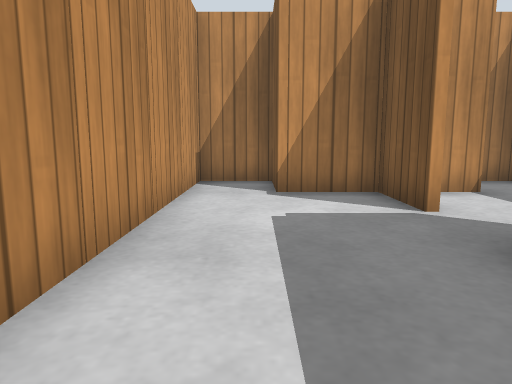
[1] (above)

24 first-person views from a walk through a world built for the Gazebo simulator. The camera is 0.5 m above the floor, tilts 8° down and sees 70° across. The floor is counted in squares, 0.5 m on a side. Each view is taken from the middle of a square. On the plan, view 1 faces up. The plan holds only what a view shows up to about 13 squares ahead; the rest is blank. Simple patterns stand in for the simulator's built-in surfaces.

[2]
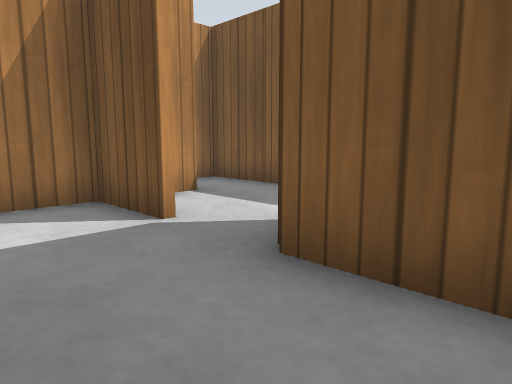

[3]
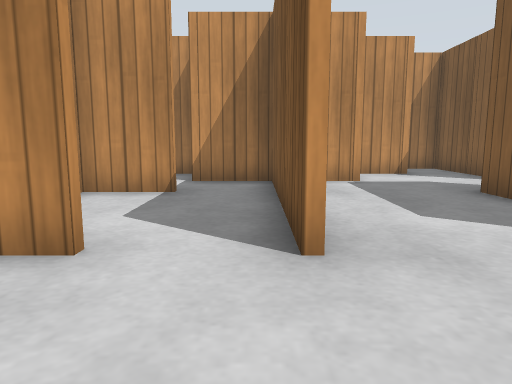

[4]
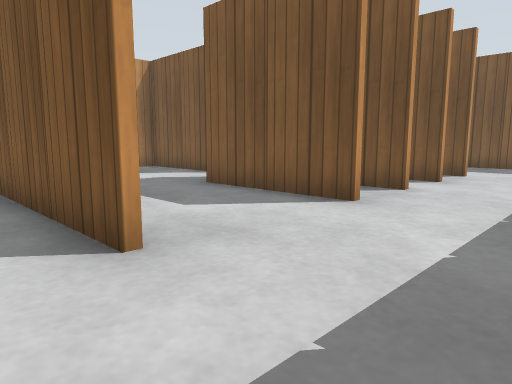

[5]
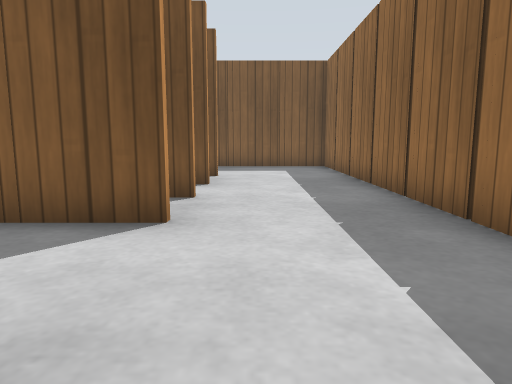

[6]
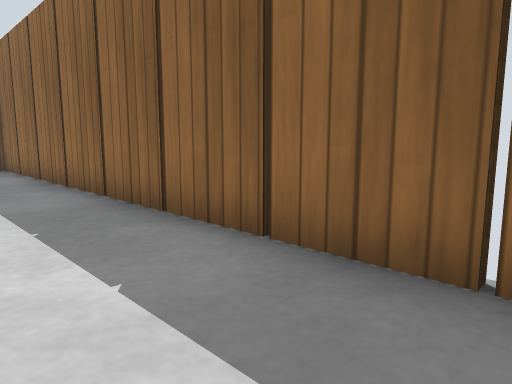

[7]
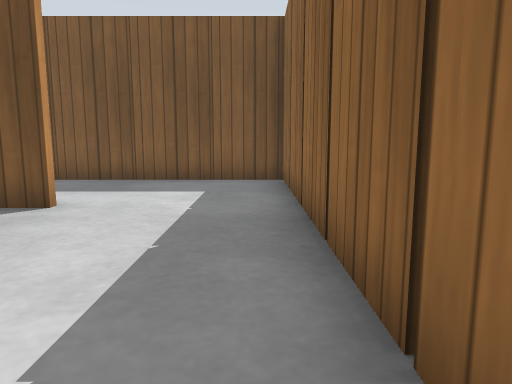

[8]
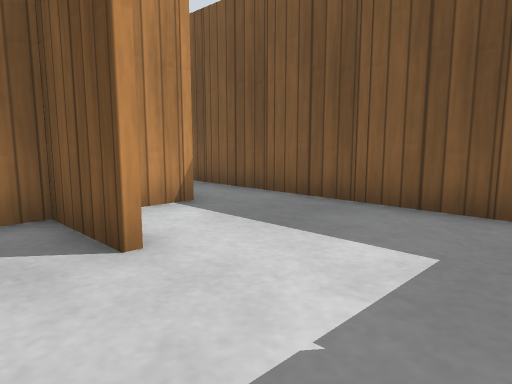

[9]
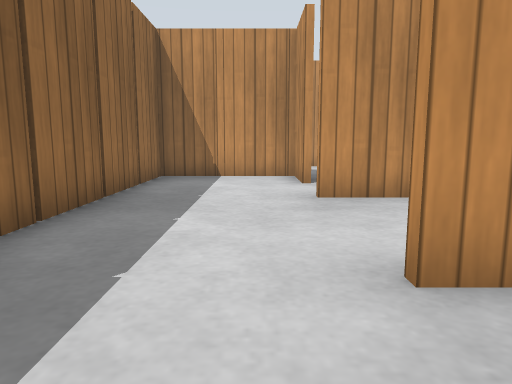

[10]
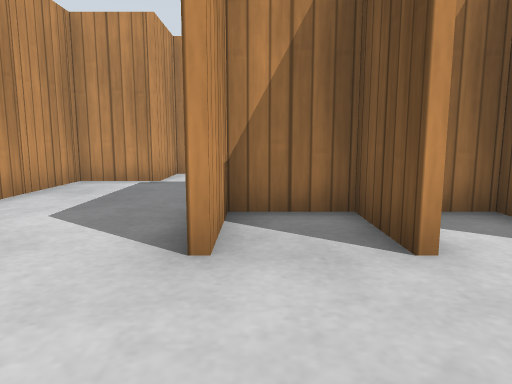

[11]
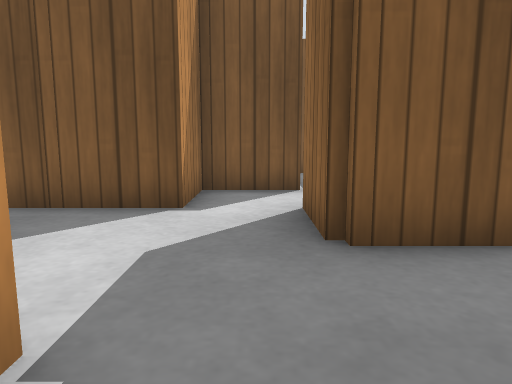

[12]
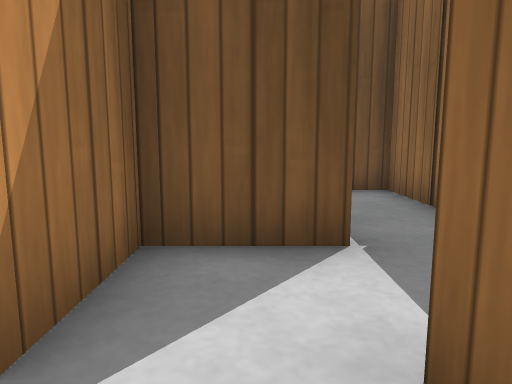

[13]
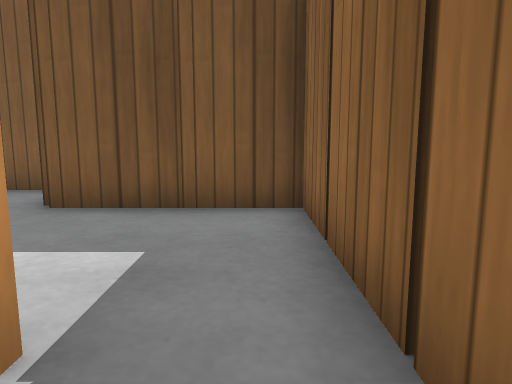

[14]
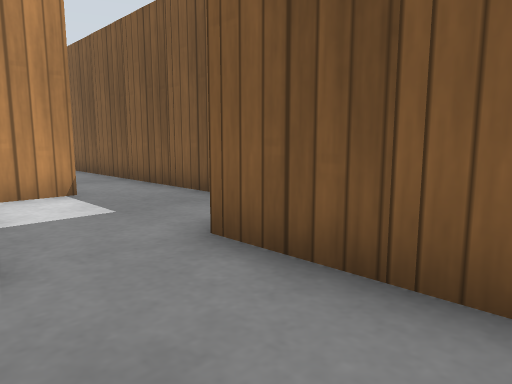

[15]
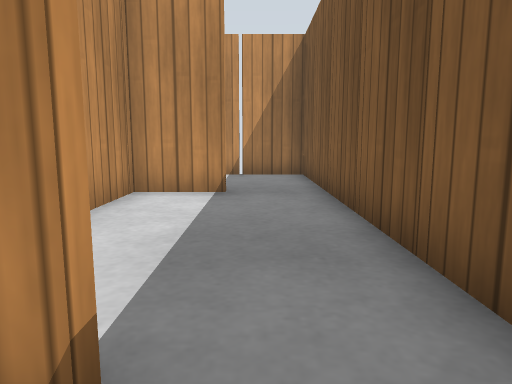

[16]
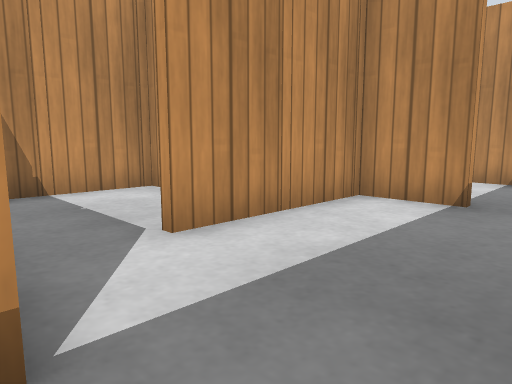

[17]
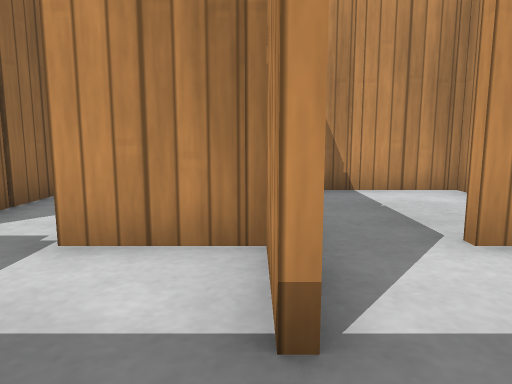

[18]
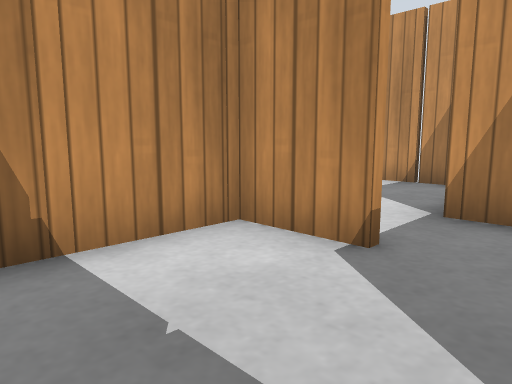

[19]
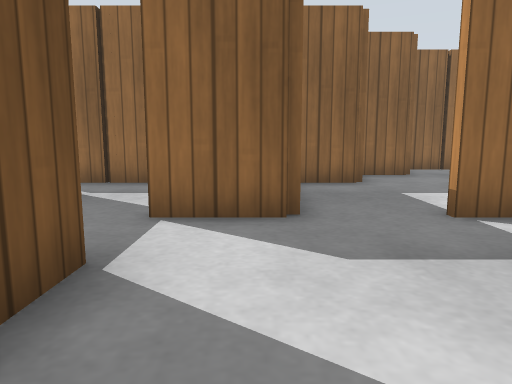

[20]
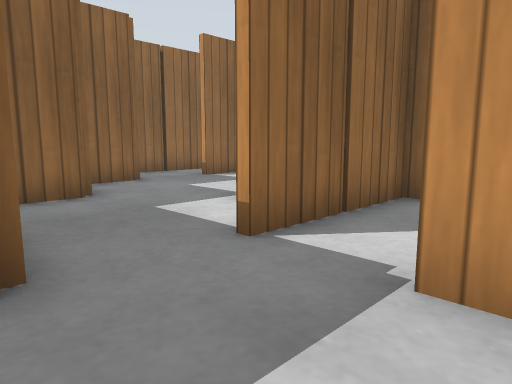

[21]
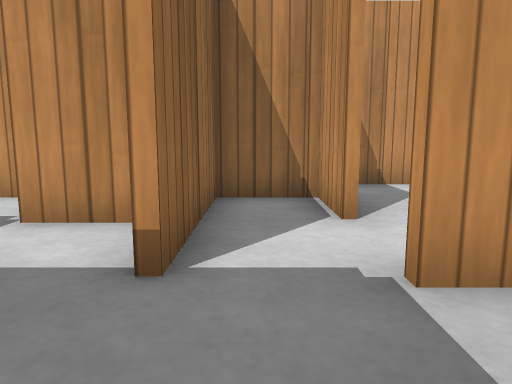

[22]
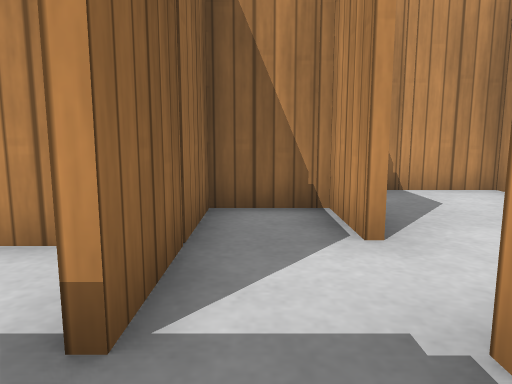

[23]
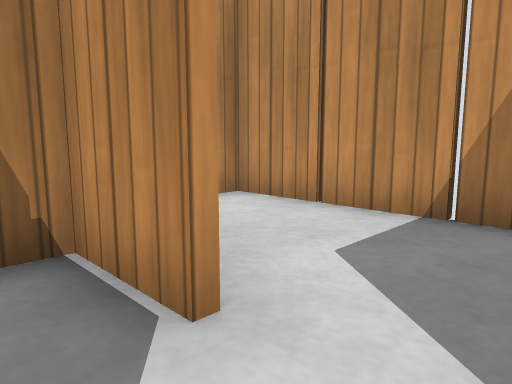

[24]
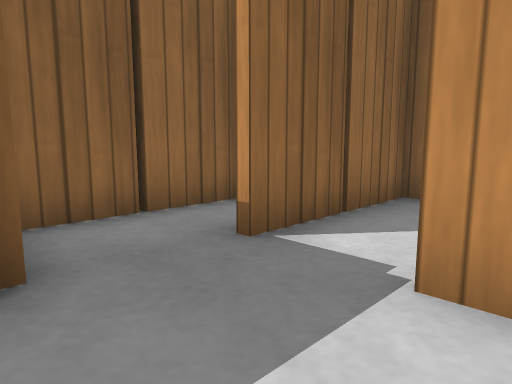

### Floor plan
Points are (right, up) in squares from view 1. A wall is a line through its corners. A room is listed if a view was taken in it or the views show most of it. See-through windows are left out.
Room 1 (views 1, 2, 3, 4, 5, 6, 7, 8, 9, 10, 11, 12, 13, 14, 15, 16, 17, 18, 19, 20, 21, 22, 23, 24)
walls: (13.5, 9.1) (12.4, 9.1) (12.4, 13.1); (11.4, 7.3) (12.5, 7.3); (10.6, 11.1) (9.4, 11.1); (14.4, 7) (14.4, 8.5); (8.6, 10.5) (8.6, 9.1) (7.5, 9.1); (11.5, 13.3) (12, 13.3); (10.6, 4.5) (10.6, 3); (6.6, 8.5) (6.6, 7.4); (16.6, 12.6) (16.6, 11); (12.4, 3) (12.4, 4.5); (10.4, 3) (10.4, 7); (5.6, 9.1) (4.4, 9.1); (14.4, 3) (14.4, 3.9); (17.4, 5.3) (18.4, 5.3) (18.4, 9); (6.6, 4.5) (6.6, 3); (16.4, 3) (16.4, 4.5); (18.6, 5.1) (17.6, 5.1); (18.5, 13.1) (17.4, 13.1); (4.5, 7.1) (3.5, 7.1); (6.4, 3) (6.4, 8.5); (8.6, 16.5) (8.6, 15); (13.4, 17.3) (14.5, 17.3); (14.5, 17.1) (12.6, 17.1) (12.6, 15.4); (20.4, 10.2) (20.4, 22.9) (17.4, 22.9); (9.5, 17.3) (10.5, 17.3); (16.6, 16.5) (16.6, 15); (4.5, 3.1) (2.6, 3.1) (2.6, 1.5); (2.4, 5) (2.4, 6.5); (16.6, 18.5) (16.6, 17.4); (15.2, 19.1) (14.4, 19.1) (14.4, 20.1); (1.5, 7.1) (0.4, 7.1); (8.5, 19.1) (7.5, 19.1); (6.6, 18.5) (6.6, 17.3) (7.6, 17.3); (18.5, 19.1) (17.5, 19.1); (2.4, 1.4) (2.4, 3); (2.6, 0.6) (2.6, -0.7) (20.4, -0.7) (20.4, 7.8); (-1.4, 6.5) (-1.4, 5.4); (13.2, 22.9) (12.5, 22.9); (-1.4, 4.5) (-1.4, 3.4); (9.2, 22.9) (6.5, 22.9)
low walls: (10.6, 19.8) (10.6, 19); (-1.4, 2.5) (-1.4, 1.9)
ways out: opening at (-1.5, 7.5); opening at (4.5, 22); opening at (7, 12.5)
objects: wooden post (-2, 3); wooden post (-2, 5); wooden post (2, 1); wooden post (2, 7); wooden post (3, 3); wooden post (3, 7); wooden post (4, -1); wooden post (6, -1); wooden post (6, 5); wooden post (6, 7); wooden post (6, 9); wooden post (6, 23); wooden post (7, 9); wooden post (7, 19); wooden post (8, -1); wooden post (8, 17); wooden post (8, 23); wooden post (9, 11); wooden post (10, -1); wooden post (10, 5) to (11, 5); wooden post (11, 7); wooden post (11, 13); wooden post (12, -1); wooden post (12, 5); wooden post (12, 11) to (13, 11); wooden post (12, 15); wooden post (12, 23); wooden post (13, 5); wooden post (13, 13); wooden post (13, 17); wooden post (14, -1); wooden post (14, 5); wooden post (14, 9); wooden post (15, 5); wooden post (15, 9); wooden post (16, -1); wooden post (16, 5); wooden post (16, 13); wooden post (16, 17); wooden post (17, 5); wooden post (17, 13); wooden post (17, 19); wooden post (18, -1); wooden post (18, 7); wooden post (18, 23); wooden post (19, 9); wooden post (21, 1); wooden post (21, 3); wooden post (21, 5); wooden post (21, 7); wooden post (21, 11); wooden post (21, 13); wooden post (21, 15); wooden post (21, 17); wooden post (21, 19); wooden post (21, 21)

Where each view was taken, in squares from view 1:
view 1: 0 up, 0 right, facing up
view 2: 1 up, 0 right, facing up-right
view 3: 0 up, 6 right, facing up
view 4: 0 up, 5 right, facing up-right
view 5: 2 up, 6 right, facing right
view 6: 2 up, 6 right, facing down-right
view 7: 0 up, 11 right, facing right
view 8: 0 up, 15 right, facing up-right
view 9: 2 up, 13 right, facing left
view 10: 0 up, 11 right, facing up
view 11: 8 up, 7 right, facing right
view 12: 8 up, 11 right, facing right
view 13: 6 up, 13 right, facing right
view 14: 6 up, 16 right, facing up-right
view 15: 12 up, 19 right, facing up
view 16: 13 up, 20 right, facing up-left
view 17: 13 up, 20 right, facing left
view 18: 14 up, 16 right, facing up-left
view 19: 22 up, 13 right, facing down
view 20: 20 up, 13 right, facing down-left
view 21: 18 up, 13 right, facing left
view 22: 18 up, 12 right, facing left
view 23: 18 up, 10 right, facing up-left
view 24: 14 up, 9 right, facing down-left
